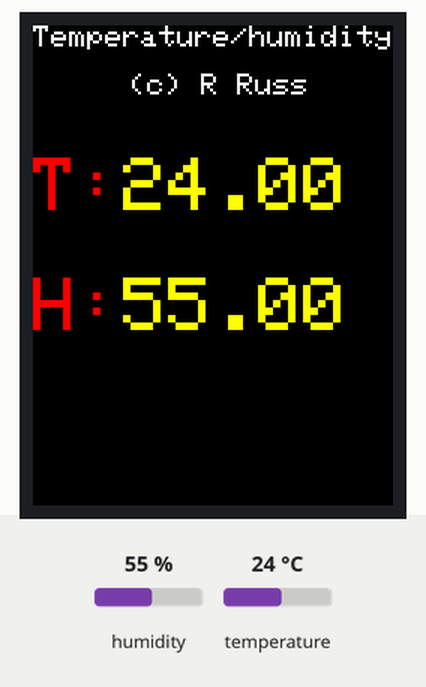
This sketch was run on a simulated Arduino Uno, built with avr-gcc and run on an emulated ATmega328P. On the bench: 240×320 colour display. The inputs (shaded band) are chosen by the test bench; at power-on: humidity 55 %, temperature 24 °C.

Above: at 0.3 s.

The sketch:

HelloWorld.ino
```cpp
// IMPORTANT: Adafruit_TFTLCD LIBRARY MUST BE SPECIFICALLY
// CONFIGURED FOR EITHER THE TFT SHIELD OR THE BREAKOUT BOARD.
// SEE RELEVANT COMMENTS IN Adafruit_TFTLCD.h FOR SETUP.

#include <Adafruit_GFX.h>    // Core graphics library
#include <Adafruit_TFTLCD.h> // Hardware-specific library
#include <DHT.h> // DHT temp humidity library
// #include "DHT.h"

// The control pins for the LCD can be assigned to any digital or
// analog pins...but we'll use the analog pins as this allows us to
// double up the pins with the touch screen (see the TFT paint example).
#define LCD_CS A3 // Chip Select goes to Analog 3
#define LCD_CD A2 // Command/Data goes to Analog 2
#define LCD_WR A1 // LCD Write goes to Analog 1
#define LCD_RD A0 // LCD Read goes to Analog 0

#define DHTPIN 11 // Signal pin of the DHT-11
#define DHTTYPE DHT11   // DHT 11 sensor in use

#define LCD_RESET A4 // Can alternately just connect to Arduino's reset pin

// Assign human-readable names to some common 16-bit color values:
#define	BLACK   0x0000
#define	BLUE    0x001F
#define	RED     0xF800
#define	GREEN   0x07E0
#define CYAN    0x07FF
#define MAGENTA 0xF81F
#define YELLOW  0xFFE0
#define WHITE   0xFFFF

Adafruit_TFTLCD tft(LCD_CS, LCD_CD, LCD_WR, LCD_RD, LCD_RESET);
// If using the shield, all control and data lines are fixed, and
// a simpler declaration can optionally be used:
// Adafruit_TFTLCD tft;

// Initialize DHT sensor.
// Note that older versions of this library took an optional third parameter to
// tweak the timings for faster processors.  This parameter is no longer needed
// as the current DHT reading algorithm adjusts itself to work on faster procs.
DHT dht(DHTPIN, DHTTYPE);

void setup(void) {
  Serial.begin(9600);
  dht.begin(); // Get comms going to DHT
  tft.reset();
  uint16_t identifier = tft.readID();
  tft.begin(identifier);
}

void loop(void) {
  float h = dht.readHumidity();
  float t = dht.readTemperature();
  if (isnan(h) || isnan(t)) {
    Serial.println("Doh!");
    tft.setCursor(64, 280);
    tft.setTextColor(WHITE); tft.setTextSize(2);
    tft.println("             ");
    tft.setCursor(64, 280);
    tft.println("Comm Err");
    delay(2000);
  }
  else {

    tft.fillScreen(BLACK);
    tft.setCursor(0, 0);
    tft.setTextColor(WHITE);  tft.setTextSize(2);
    tft.println("Temperature/humidity");
    tft.println();
    tft.setCursor(64, 32);
    tft.setTextColor(WHITE); tft.setTextSize(2);
    tft.println("(c) R Russ");
    tft.setTextColor(RED);    tft.setTextSize(5);
    tft.println();
    tft.setTextColor(RED);    tft.setTextSize(5);
    tft.print("T:");
    tft.setTextColor(YELLOW);    tft.setTextSize(5);
    tft.println(t);
    tft.println();
    tft.setTextColor(RED);    tft.setTextSize(5);
    tft.print("H:");
    tft.setTextColor(YELLOW);    tft.setTextSize(5);
    tft.println(h);
    tft.println();
    for(int i=0; i < 29; i++){
        delay(1000);
        tft.setTextColor(RED); tft.setTextSize(2);
        tft.setCursor(164, 300);
        tft.print("*");
//         tft.print(i);
        tft.println("   ");
        delay(1000);
        tft.setTextColor(WHITE); tft.setTextSize(2);
        tft.setCursor(164, 300);
        tft.print("*");
//         tft.print(i);
        tft.println("   ");
        }
//     delay(12000);
  }
}
```
